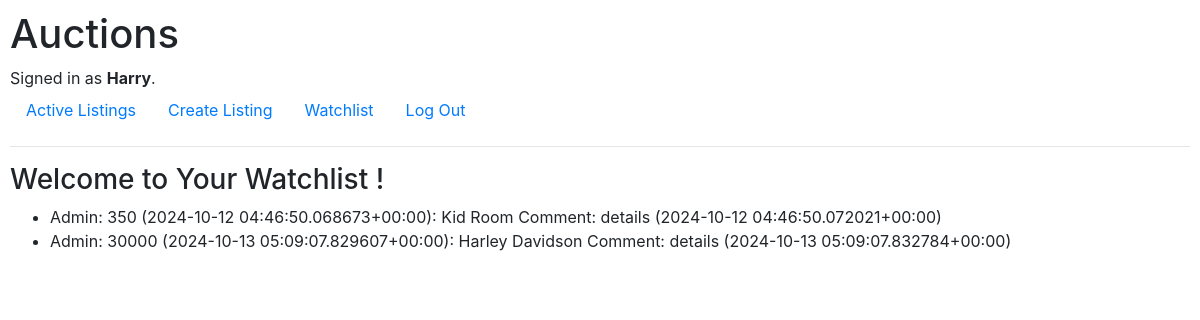
/watchlist/ (signed in), run on an earlier commit of the app's database.
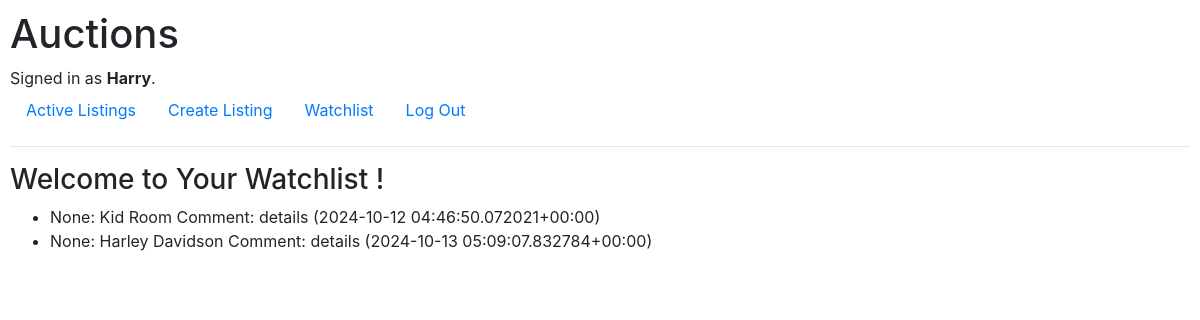
And on a later commit of the database.
### auctions/models.py (models this page shows, shortened)
class Watchlist(models.Model):
    user = models.ForeignKey(User, on_delete=models.CASCADE, related_name="watch_user_ref")
    auction = models.ForeignKey(AuctionListing, on_delete=models.CASCADE, related_name="watch_listing_ref")
    state = models.BooleanField(default=False)

class AuctionListing(models.Model):
    product = models.ForeignKey(Product, on_delete=models.CASCADE, related_name="listing_product_ref", null=True, blank=True)
    bid = models.ForeignKey(Bid, on_delete=models.SET_NULL, related_name="bid_ref", null=True, blank=True)
    comment = models.ForeignKey(Comment, on_delete=models.SET_NULL, related_name="comment_ref", null=True, blank=True)
    date = models.DateTimeField(auto_now_add=True)
    active = models.BooleanField(default=True)
    def __str__(self):
        return f"{self.bid}: {self.comment} ({self.date})"

class Bid(models.Model):
    user = models.ForeignKey(User, on_delete=models.CASCADE, related_name="bid_user")
    product = models.ForeignKey(Product, on_delete=models.CASCADE, related_name="bid_product_ref")
    owner = models.BooleanField(default=False)
    amount = models.IntegerField()
    time = models.DateTimeField(auto_now_add=True)
    def __str__(self):
        return f"{self.user}: {self.amount} ({self.time})"

class User(AbstractUser):
    pass

class Comment(models.Model):
    title = models.CharField(max_length=10)
    description = models.TextField()
    def __str__(self):
        return f"{self.title}: {self.description}"

### auctions/views.py (the view)
# urls.py: path("watchlist/", views.watchlist, name="watchlist"),
@login_required
def watchlist(request):
    current_user_id = request.user.id
    watchlist = Watchlist.objects.filter(user=current_user_id)
    return render(request, "auctions/watchlist.html", {
        "watchlist": watchlist
    })

### auctions/templates/auctions/watchlist.html
{% extends "auctions/layout.html" %}
{% load static %}
{% block body %}
<h3>Welcome to Your Watchlist <b>{{ watchlist.user }}</b> !</h3>
<ul>
  {% for item in watchlist %}
  <li>{{ item.auction }}</li>
  {% empty %}
  <li>No items.</li>
  {% endfor %}
</ul>
{% endblock %}

What changed in the data, as far as the page shows it:
changed through a linked row, Watchlist: auction "Admin: 350 (2024-10-12 04:46:50.068673+00:00): Kid Room Comment: details (2024-10-12 04:46:50.072021+00:00)" → "None: Kid Room Comment: details (2024-10-12 04:46:50.072021+00:00)"
changed through a linked row, Watchlist: auction "Admin: 30000 (2024-10-13 05:09:07.829607+00:00): Harley Davidson Comment: details (2024-10-13 05:09:07.832784+00:00)" → "None: Harley Davidson Comment: details (2024-10-13 05:09:07.832784+00:00)"
